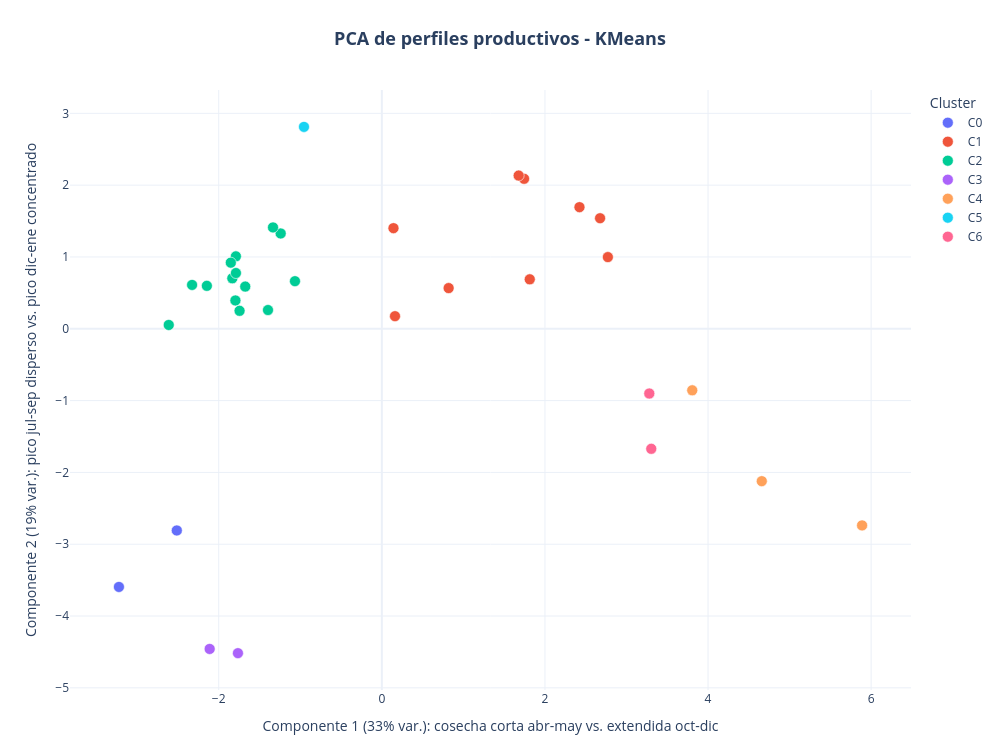

Here is the notebook cell this chart was saved with:
### Code cell
# ====================================================================
# PCA 2D de los perfiles, coloreado por cluster
# ====================================================================
pca_perfil = PCA(n_components=2, random_state=42)
xy_perfil = pca_perfil.fit_transform(X_perfil)
var_pc1, var_pc2 = pca_perfil.explained_variance_ratio_[:2] * 100

# Etiquetas interpretadas a partir de los loadings (ver celda de abajo): PC1 separa
# cosecha corta y concentrada en abr-may de cosecha extendida hacia oct-dic; PC2 separa
# pico de mitad de ano (jul-sep) de pico dic-ene muy concentrado en un solo mes.
ETIQUETA_PC1 = f"Componente 1 ({var_pc1:.0f}% var.): cosecha corta abr-may vs. extendida oct-dic"
ETIQUETA_PC2 = f"Componente 2 ({var_pc2:.0f}% var.): pico jul-sep disperso vs. pico dic-ene concentrado"

orden_clusters_perfil = [f"C{c}" for c in sorted(df_perfil["cluster"].unique())]
plot_pca = df_perfil.assign(
    pca1=xy_perfil[:, 0], pca2=xy_perfil[:, 1],
    cluster_str="C" + df_perfil["cluster"].astype(str),
)

fig_pca_perfil = px.scatter(
    plot_pca, x="pca1", y="pca2", color="cluster_str",
    hover_data=["region", "cultivo"],
    category_orders={"cluster_str": orden_clusters_perfil},
    labels={"pca1": ETIQUETA_PC1, "pca2": ETIQUETA_PC2, "cluster_str": "Cluster"},
    template="plotly_white",
    width=1000, height=750,
)
fig_pca_perfil.update_traces(marker=dict(size=11, line=dict(width=0.6, color="white")))
fig_pca_perfil.update_layout(
    title=titulo_centrado("PCA de perfiles productivos - KMeans"),
    legend=dict(title="Cluster"),
    margin=dict(t=90, b=60, l=70, r=30),
)
fig_pca_perfil.write_image(str(RUTA_FIG / "06b_pca_perfiles.png"), scale=2)
fig_pca_perfil.show()

# Loadings: que variables originales pesan mas en cada componente (sustento de las etiquetas)
loadings_perfil = pd.DataFrame(pca_perfil.components_.T, index=FEATURES_PERFIL, columns=["PC1", "PC2"])
print(f"Varianza explicada: PC1={var_pc1:.1f}% | PC2={var_pc2:.1f}%")
print("\nTop variables en PC1 (por |loading|):")
print(loadings_perfil["PC1"].reindex(loadings_perfil["PC1"].abs().sort_values(ascending=False).index).head(6))
print("\nTop variables en PC2 (por |loading|):")
print(loadings_perfil["PC2"].reindex(loadings_perfil["PC2"].abs().sort_values(ascending=False).index).head(6))

export_perfil = df_perfil[["region", "cultivo", "cluster", "cluster_jerarquico", "log_produccion",
                            "frac_mes_pico", "n_meses_cosecha", "cv_mensual"]].copy()
export_perfil.to_csv(RUTA_OUT / "06b_perfiles_productivos_clusters.csv",
                      index=False, encoding="utf-8-sig")
print("\nExportado: 06b_perfiles_productivos_clusters.csv")

### Figure 1 — Plotly figure (JSON) as saved in the notebook; plotly's stock layout.template omitted (floating-point values rounded to 4 significant figures)
{"data": [{"customdata": [["Ica", "tomate"], ["Piura", "uva"]], "hovertemplate": "Cluster=C0<br>Componente 1 (33% var.): cosecha corta abr-may vs. extendida oct-dic=%{x}<br>Componente 2 (19% var.): pico jul-sep disperso vs. pico dic-ene concentrado=%{y}<br>region=%{customdata[0]}<br>cultivo=%{customdata[1]}<extra></extra>", "legendgroup": "C0", "marker": {"color": "#636efa", "line": {"color": "white", "width": 0.6}, "size": 11, "symbol": "circle"}, "mode": "markers", "name": "C0", "orientation": "v", "showlegend": true, "type": "scatter", "x": [-2.514, -3.224], "xaxis": "x", "y": [-2.809, -3.595], "yaxis": "y"}, {"customdata": [["Ica", "maiz_amarillo_duro"], ["Ica", "mandarina"], ["Ica", "palta"], ["Junin", "avena_forrajera"], ["Junin", "cafe_pergamino"], ["Junin", "papa"], ["La Libertad", "palta"], ["La Libertad", "papa"], ["Piura", "arroz_cascara"]], "hovertemplate": "Cluster=C1<br>Componente 1 (33% var.): cosecha corta abr-may vs. extendida oct-dic=%{x}<br>Componente 2 (19% var.): pico jul-sep disperso vs. pico dic-ene concentrado=%{y}<br>region=%{customdata[0]}<br>cultivo=%{customdata[1]}<extra></extra>", "legendgroup": "C1", "marker": {"color": "#EF553B", "line": {"color": "white", "width": 0.6}, "size": 11, "symbol": "circle"}, "mode": "markers", "name": "C1", "orientation": "v", "showlegend": true, "type": "scatter", "x": [0.1427, 1.744, 2.424, 2.772, 2.676, 1.814, 1.678, 0.8192, 0.1614], "xaxis": "x", "y": [1.402, 2.089, 1.694, 0.9983, 1.54, 0.6891, 2.134, 0.5667, 0.1757], "yaxis": "y"}, {"customdata": [["Ica", "alfalfa"], ["Ica", "esparrago"], ["Junin", "alfalfa"], ["Junin", "naranja"], ["Junin", "pina"], ["Junin", "platano"], ["Junin", "yuca"], ["La Libertad", "cana_para_azucar"], ["Piura", "cana_para_azucar"], ["Piura", "platano"], ["San Martin", "arroz_cascara"], ["San Martin", "maiz_amarillo_duro"], ["San Martin", "palma_aceitera"], ["San Martin", "platano"]], "hovertemplate": "Cluster=C2<br>Componente 1 (33% var.): cosecha corta abr-may vs. extendida oct-dic=%{x}<br>Componente 2 (19% var.): pico jul-sep disperso vs. pico dic-ene concentrado=%{y}<br>region=%{customdata[0]}<br>cultivo=%{customdata[1]}<extra></extra>", "legendgroup": "C2", "marker": {"color": "#00cc96", "line": {"color": "white", "width": 0.6}, "size": 11, "symbol": "circle"}, "mode": "markers", "name": "C2", "orientation": "v", "showlegend": true, "type": "scatter", "x": [-1.396, -2.327, -1.24, -1.334, -1.795, -1.79, -2.613, -1.675, -1.852, -1.745, -1.833, -1.065, -2.145, -1.789], "xaxis": "x", "y": [0.2614, 0.6107, 1.327, 1.412, 0.3945, 1.009, 0.05309, 0.5879, 0.9208, 0.2503, 0.7034, 0.6632, 0.5982, 0.7765], "yaxis": "y"}, {"customdata": [["Ica", "uva"], ["Piura", "mango"]], "hovertemplate": "Cluster=C3<br>Componente 1 (33% var.): cosecha corta abr-may vs. extendida oct-dic=%{x}<br>Componente 2 (19% var.): pico jul-sep disperso vs. pico dic-ene concentrado=%{y}<br>region=%{customdata[0]}<br>cultivo=%{customdata[1]}<extra></extra>", "legendgroup": "C3", "marker": {"color": "#ab63fa", "line": {"color": "white", "width": 0.6}, "size": 11, "symbol": "circle"}, "mode": "markers", "name": "C3", "orientation": "v", "showlegend": true, "type": "scatter", "x": [-1.764, -2.111], "xaxis": "x", "y": [-4.517, -4.458], "yaxis": "y"}, {"customdata": [["La Libertad", "arroz_cascara"], ["Puno", "avena_forrajera"], ["Puno", "papa"]], "hovertemplate": "Cluster=C4<br>Componente 1 (33% var.): cosecha corta abr-may vs. extendida oct-dic=%{x}<br>Componente 2 (19% var.): pico jul-sep disperso vs. pico dic-ene concentrado=%{y}<br>region=%{customdata[0]}<br>cultivo=%{customdata[1]}<extra></extra>", "legendgroup": "C4", "marker": {"color": "#FFA15A", "line": {"color": "white", "width": 0.6}, "size": 11, "symbol": "circle"}, "mode": "markers", "name": "C4", "orientation": "v", "showlegend": true, "type": "scatter", "x": [3.806, 5.889, 4.659], "xaxis": "x", "y": [-0.8564, -2.738, -2.122], "yaxis": "y"}, {"customdata": [["Ica", "papa"]], "hovertemplate": "Cluster=C5<br>Componente 1 (33% var.): cosecha corta abr-may vs. extendida oct-dic=%{x}<br>Componente 2 (19% var.): pico jul-sep disperso vs. pico dic-ene concentrado=%{y}<br>region=%{customdata[0]}<br>cultivo=%{customdata[1]}<extra></extra>", "legendgroup": "C5", "marker": {"color": "#19d3f3", "line": {"color": "white", "width": 0.6}, "size": 11, "symbol": "circle"}, "mode": "markers", "name": "C5", "orientation": "v", "showlegend": true, "type": "scatter", "x": [-0.9547], "xaxis": "x", "y": [2.812], "yaxis": "y"}, {"customdata": [["Junin", "maiz_choclo"], ["Puno", "alfalfa"]], "hovertemplate": "Cluster=C6<br>Componente 1 (33% var.): cosecha corta abr-may vs. extendida oct-dic=%{x}<br>Componente 2 (19% var.): pico jul-sep disperso vs. pico dic-ene concentrado=%{y}<br>region=%{customdata[0]}<br>cultivo=%{customdata[1]}<extra></extra>", "legendgroup": "C6", "marker": {"color": "#FF6692", "line": {"color": "white", "width": 0.6}, "size": 11, "symbol": "circle"}, "mode": "markers", "name": "C6", "orientation": "v", "showlegend": true, "type": "scatter", "x": [3.28, 3.304], "xaxis": "x", "y": [-0.9011, -1.671], "yaxis": "y"}], "layout": {"height": 750, "legend": {"title": {"text": "Cluster"}, "tracegroupgap": 0}, "margin": {"b": 60, "l": 70, "r": 30, "t": 90}, "title": {"font": {"size": 18}, "text": "<b>PCA de perfiles productivos - KMeans</b>", "x": 0.5, "xanchor": "center"}, "width": 1000, "xaxis": {"anchor": "y", "domain": [0.0, 1.0], "title": {"text": "Componente 1 (33% var.): cosecha corta abr-may vs. extendida oct-dic"}}, "yaxis": {"anchor": "x", "domain": [0.0, 1.0], "title": {"text": "Componente 2 (19% var.): pico jul-sep disperso vs. pico dic-ene concentrado"}}}}
